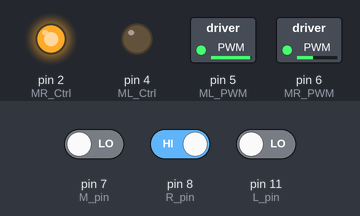
Bench run of a sketch on a simulated Arduino Uno, built with avr-gcc and run on an emulated ATmega328P. On the bench: switched loads named in the sketch (green lamp = pin HIGH), output pins drawn as LEDs (lit = HIGH). Inputs (shaded band) come from the test bench; at power-on: pin 8 (R_pin) HIGH, pin 7 (M_pin) LOW, pin 11 (L_pin) LOW.

Above: at 1.2 s.
1.3 s: pin 8 (R_pin) driven LOW
At 1.8 s:
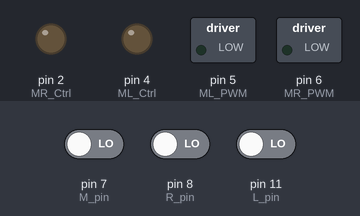
2.8 s: pin 7 (M_pin) driven HIGH
At 4.0 s:
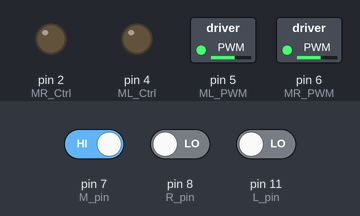
4.3 s: pin 11 (L_pin) driven HIGH
At 5.3 s:
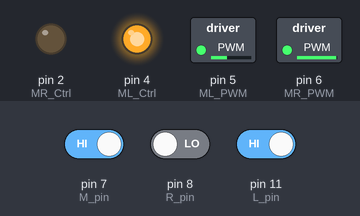
5.8 s: pin 11 (L_pin) driven LOW
At 6.4 s:
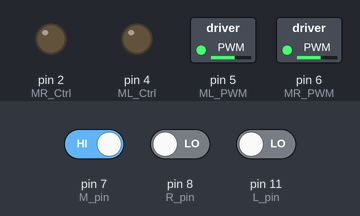
7.3 s: pin 7 (M_pin) driven LOW
At 8.7 s:
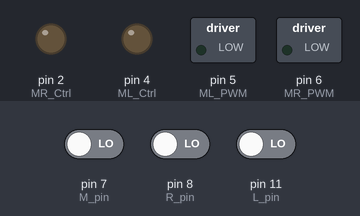
Timing chart, 0 to 9.8 s (numbered marks = the images above; inputs shaded):
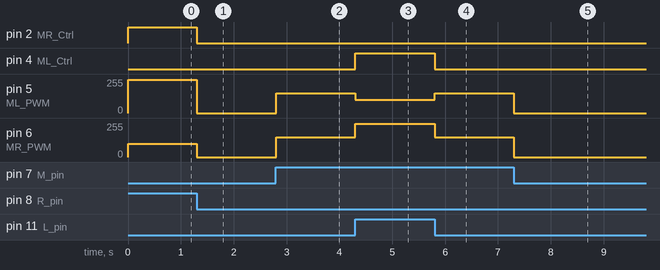

The sketch:

lesson_17.ino
```cpp
/*
  keyestudio Mini Tank Robot V3
  lesson 17
  Line track tank
  http://www.keyestudio.com
*/

//wire up the line tracking sensor
#define L_pin  11  //left
#define M_pin  7  //middle
#define R_pin  8  //right

#define ML_Ctrl 4  //define the direction control pins of thel left motor
#define ML_PWM 5   //define the PWM control pins of thel left motor
#define MR_Ctrl 2  //efine the direction control pin of the right sensor
#define MR_PWM 6   //define the PWM control pins of thel right motor
int L_val, M_val, R_val;
int speeds = 150;
void setup()
{
  Serial.begin(9600); //set baud rate to 9600
  pinMode(L_pin, INPUT); //set the pins of the line tracking sensor to INPUT
  pinMode(M_pin, INPUT);
  pinMode(R_pin, INPUT);
  pinMode(ML_Ctrl, OUTPUT);
  pinMode(ML_PWM, OUTPUT);
  pinMode(MR_Ctrl, OUTPUT);
  pinMode(MR_PWM, OUTPUT);
}

void loop () {
  L_val = digitalRead(L_pin); //read the value of the left one
  M_val = digitalRead(M_pin); //read the value of the middle one
  R_val = digitalRead(R_pin); //read the value of the right one
  if (M_val == 1) { //the middle one detects the black line
    if (L_val == 1 && R_val == 0) { //if only the left one detects the black line, turn left
      Car_left();
    }
    else if (L_val == 0 && R_val == 1) { //if only the right one detects black lines, turn right
      Car_right();
    }
    else { //or else go front
      Car_front();
    }
  }
  else { //the middle one doesn't detect black lines
    if (L_val == 1 && R_val == 0) { //if only the left one detects the black line, turn left
      Car_left();
    }
    else if (L_val == 0 && R_val == 1) { //or else if only the right one detects the black line, turn right
      Car_right();
    }
    else { //or else stop
      Car_Stop();
    }
  }
}

//go front
void Car_front()
{
  digitalWrite(MR_Ctrl, LOW);
  analogWrite(MR_PWM, 150);
  digitalWrite(ML_Ctrl, LOW);
  analogWrite(ML_PWM, 150);
}
//go back
void Car_back()
{
  digitalWrite(MR_Ctrl, HIGH);
  analogWrite(MR_PWM, 150);
  digitalWrite(ML_Ctrl, HIGH);
  analogWrite(ML_PWM, 150);
}
//turn left
void Car_left()
{
  digitalWrite(MR_Ctrl, LOW);
  analogWrite(MR_PWM, 250);
  digitalWrite(ML_Ctrl, HIGH);
  analogWrite(ML_PWM, 100);
}
//turn right
void Car_right()
{
  digitalWrite(MR_Ctrl, HIGH);
  analogWrite(MR_PWM, 100);
  digitalWrite(ML_Ctrl, LOW);
  analogWrite(ML_PWM, 250);
}
//stop
void Car_Stop()
{
  digitalWrite(MR_Ctrl, LOW);
  analogWrite(MR_PWM, 0);
  digitalWrite(ML_Ctrl, LOW);
  analogWrite(ML_PWM, 0);
}
```

Measured:
- after the input at 1.3 s, pin 2 (MR_Ctrl): HIGH → LOW at once; pin 5 (ML_PWM): 250/255 → 0/255 at once; pin 6 (MR_PWM): 100/255 → 0/255 at once
- after the input at 2.8 s, pin 5 (ML_PWM), pin 6 (MR_PWM): 0/255 → 150/255 at once
- after the input at 4.3 s, pin 4 (ML_Ctrl): LOW → HIGH at once; pin 5 (ML_PWM): 150/255 → 100/255 at once; pin 6 (MR_PWM): 150/255 → 250/255 at once
- after the input at 5.8 s, pin 4 (ML_Ctrl): HIGH → LOW at once; pin 5 (ML_PWM): 100/255 → 150/255 at once; pin 6 (MR_PWM): 250/255 → 150/255 at once
- after the input at 7.3 s, pin 5 (ML_PWM), pin 6 (MR_PWM): 150/255 → 0/255 at once
